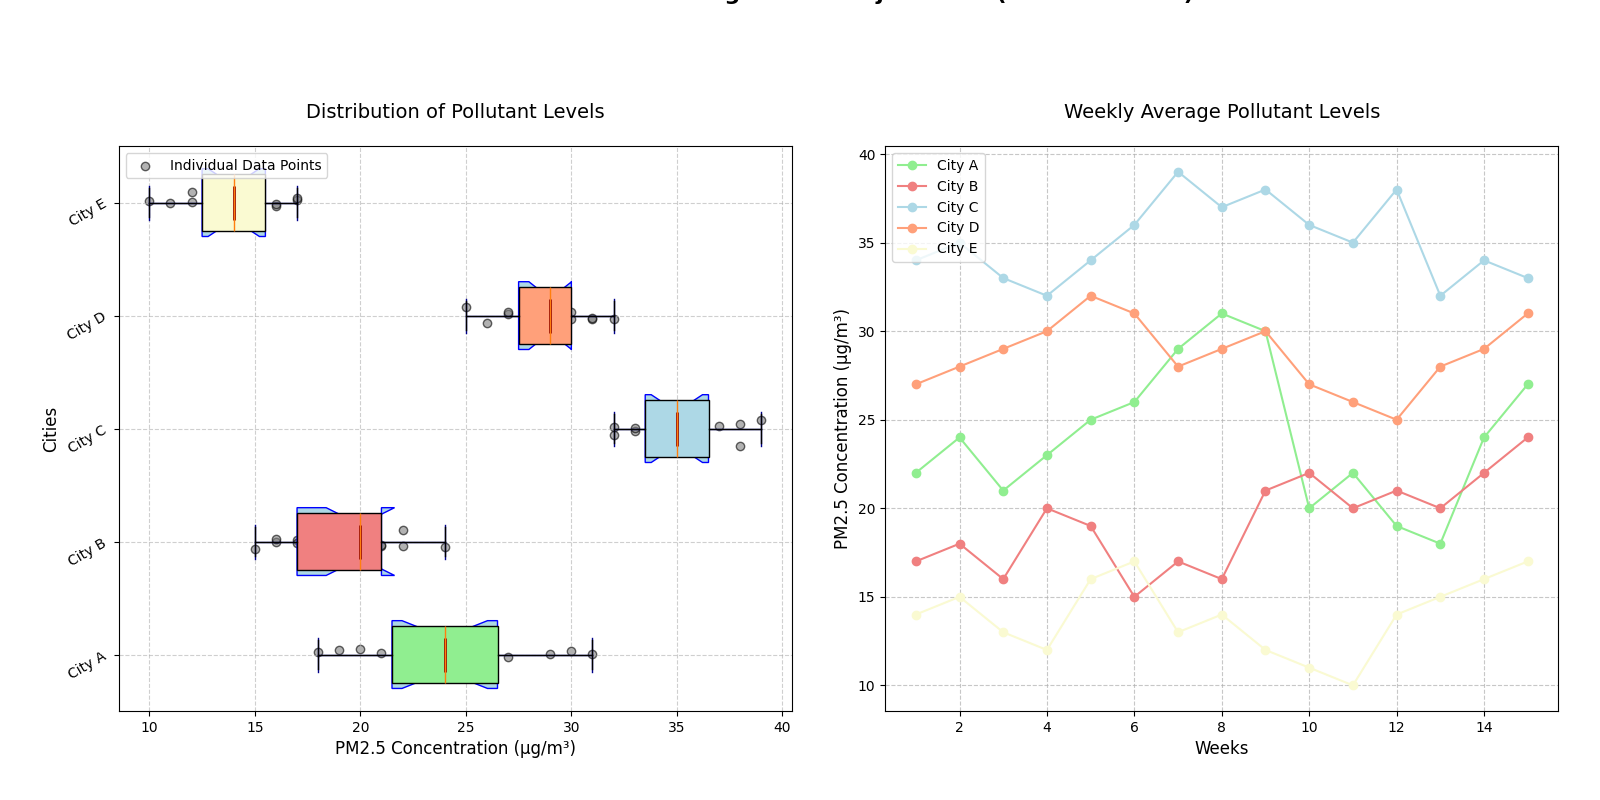

Write Python code to recreate this figure.
import matplotlib.pyplot as plt
import numpy as np

# Pollutant data for each city (PM2.5 concentration in µg/m³)
pollutants_data = {
    "City A": [22, 24, 21, 23, 25, 26, 29, 31, 30, 20, 22, 19, 18, 24, 27],
    "City B": [17, 18, 16, 20, 19, 15, 17, 16, 21, 22, 20, 21, 20, 22, 24],
    "City C": [34, 35, 33, 32, 34, 36, 39, 37, 38, 36, 35, 38, 32, 34, 33],
    "City D": [27, 28, 29, 30, 32, 31, 28, 29, 30, 27, 26, 25, 28, 29, 31],
    "City E": [14, 15, 13, 12, 16, 17, 13, 14, 12, 11, 10, 14, 15, 16, 17]
}

data = [pollutants_data[city] for city in pollutants_data]
cities = list(pollutants_data.keys())

fig, ax = plt.subplots(1, 2, figsize=(16, 8))
fig.suptitle('Pollutant Level Monitoring Across Major Cities (Last 6 Months)', fontsize=16, weight='bold', y=1.02)

# Horizontal Box plot
ax[0].boxplot(data, patch_artist=True, notch=True, vert=False, widths=0.6,
              boxprops=dict(facecolor='lightblue', color='blue'),
              whiskerprops=dict(color='darkblue'), capprops=dict(color='darkblue'),
              medianprops=dict(color='darkred', linewidth=2))

colors = ['lightgreen', 'lightcoral', 'lightblue', 'lightsalmon', 'lightgoldenrodyellow']
for patch, color in zip(ax[0].boxplot(data, patch_artist=True, vert=False)['boxes'], colors):
    patch.set_facecolor(color)

for i, city_data in enumerate(data, start=1):
    y_values = np.full(len(city_data), i) + np.random.normal(0, 0.04, size=len(city_data))
    ax[0].scatter(city_data, y_values, alpha=0.6, color='gray', edgecolor='k', label='Individual Data Points' if i == 1 else "")

ax[0].set_title('Distribution of Pollutant Levels', fontsize=14, pad=20)
ax[0].set_ylabel('Cities', fontsize=12)
ax[0].set_xlabel('PM2.5 Concentration (µg/m³)', fontsize=12)
ax[0].set_yticks(np.arange(1, len(cities) + 1))
ax[0].set_yticklabels(cities, rotation=30)
ax[0].grid(True, linestyle='--', alpha=0.6)
ax[0].legend(loc='upper left')

months = np.arange(1, 16)
average_levels = [np.mean(data[i]) for i in range(len(data))]
for i, city in enumerate(cities):
    ax[1].plot(months, data[i], label=city, marker='o', color=colors[i])

ax[1].set_title('Weekly Average Pollutant Levels', fontsize=14, pad=20)
ax[1].set_xlabel('Weeks', fontsize=12)
ax[1].set_ylabel('PM2.5 Concentration (µg/m³)', fontsize=12)
ax[1].legend(loc='upper left', fontsize=10)
ax[1].grid(True, linestyle='--', alpha=0.7)

plt.tight_layout(pad=3.0)
plt.show()
